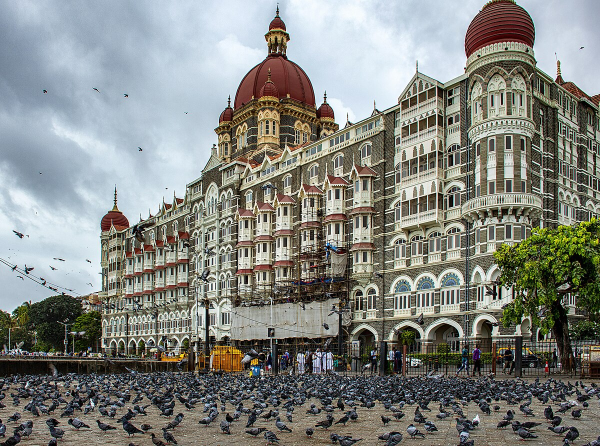
#> input picture opencv/1.images/image_conversion/taj.jpeg, 1200 x 892 px (shown at 1/2 size)
$ python to_grayscale.py
#> lines starting #> are read from the running program, lines starting #| are printed output that depends on the picture
import cv2 as cv

def resize_frame(frame, scale_width=0.5, scale_height=0.5):
    width = int(frame.shape[1] * scale_width)
    height = int(frame.shape[0] * scale_height)
    new_dimensions = (width, height)
    return cv.resize(frame, new_dimensions, interpolation=cv.INTER_AREA)

image = cv.imread('taj.jpeg')
#> image is the input picture: shape (892, 1200, 3); mean B, G, R 128.8, 134, 131.7
cv.imshow('BGR image', resize_frame(image, 0.5, 0.5))
#> in resize_frame, `return cv.resize(frame, new_dimensions, interpolation=cv.INTER_AREA)`:
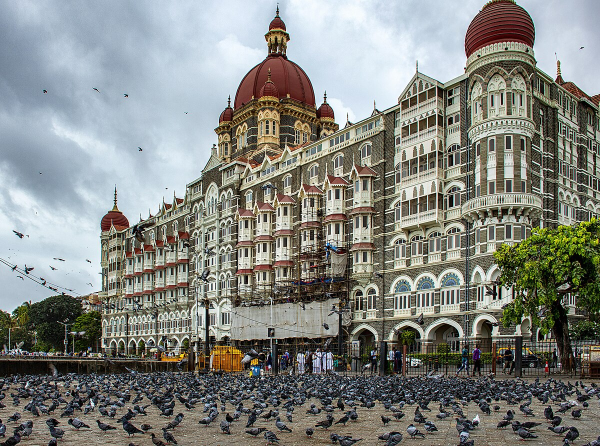
#> returned value: shape (446, 600, 3); mean of channels 0, 1, 2 128.9, 134.1, 131.8; drawn as B, G, R

grayscale_image = cv.cvtColor(image, cv.COLOR_BGR2GRAY)
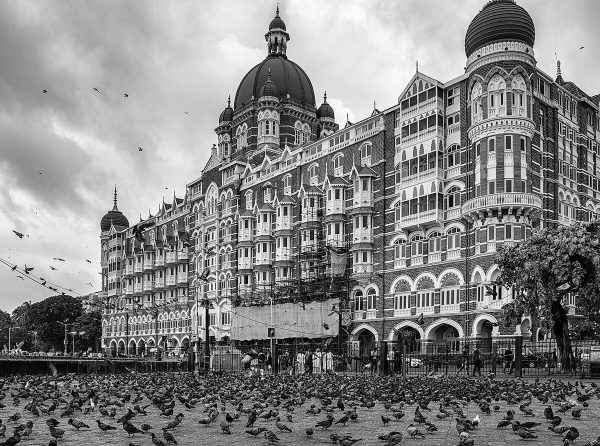
#> grayscale_image: shape (892, 1200) (shown at 1/2 size); min 0, max 255, mean 132.7
cv.imshow('Gray scale image', resize_frame(grayscale_image, 0.5, 0.5))
#> call 2 of resize_frame, with scale_width = 0.5, scale_height = 0.5
#> in resize_frame (call 2), `return cv.resize(frame, new_dimensions, interpolation=cv.INTER_AREA)`:
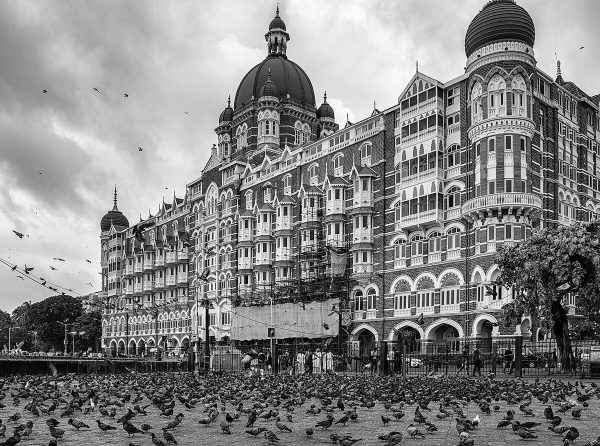
#> returned value: shape (446, 600); min 0, max 254, mean 132.8

cv.waitKey(0)

# Close the OpenCV windows
cv.destroyAllWindows()
